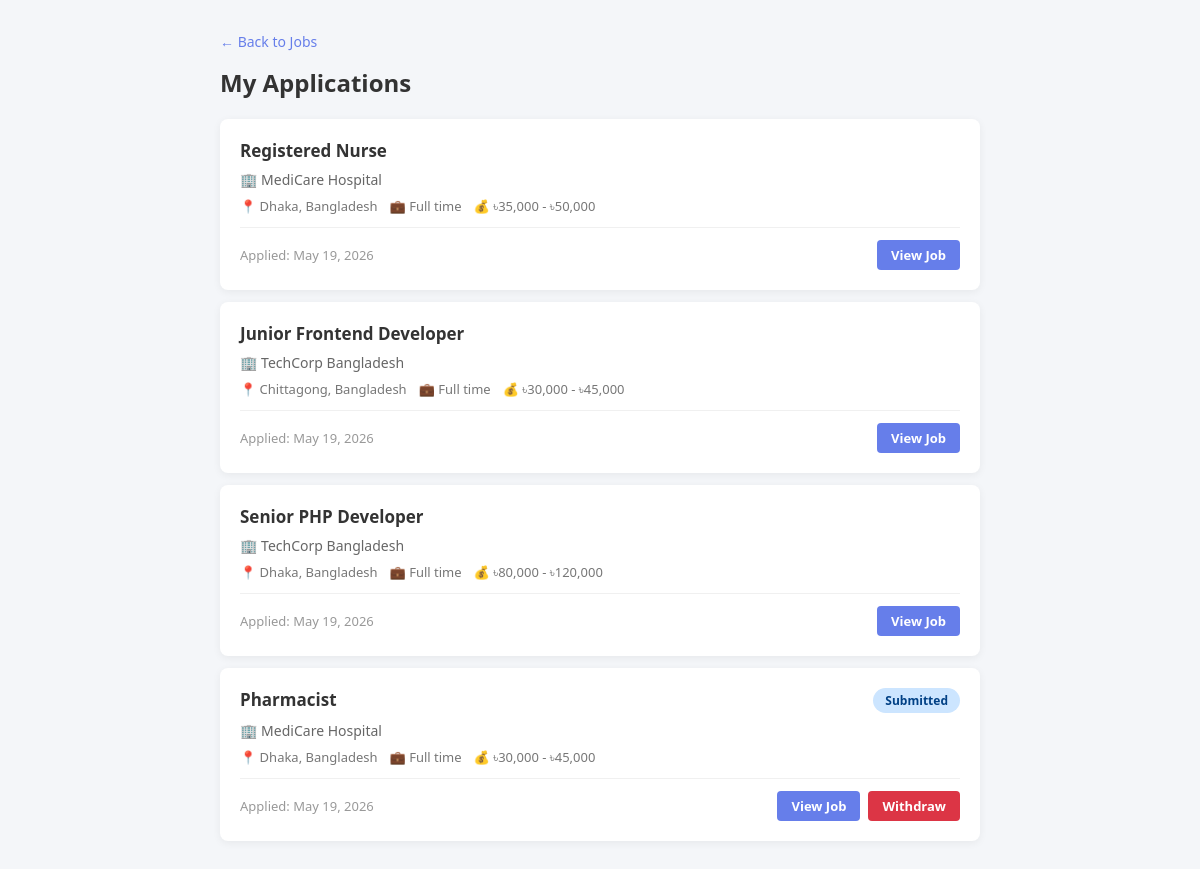
Page /prachi/Controller/my_applications_controller.php (signed in) on the committed database.
### tables this page shows
CREATE TABLE `applications` (
  `id` int(11) NOT NULL,
  `job_id` int(11) NOT NULL,
  `seeker_id` int(11) NOT NULL,
  `recruiter_id` int(11) DEFAULT NULL,
  `cover_letter` text DEFAULT NULL,
  `resume_path` varchar(255) DEFAULT NULL,
  `status` enum('submitted','shortlisted','rejected','hired') DEFAULT 'submitted',
  `applied_at` datetime NOT NULL
);

CREATE TABLE `jobs` (
  `id` int(11) NOT NULL,
  `employer_id` int(11) DEFAULT NULL,
  `recruiter_id` int(11) DEFAULT NULL,
  `category_id` int(11) DEFAULT NULL,
  `title` varchar(255) NOT NULL,
  `description` text DEFAULT NULL,
  `requirements` text DEFAULT NULL,
  `benefits` text DEFAULT NULL,
  `salary_min` decimal(10,2) DEFAULT 0.00,
  `salary_max` decimal(10,2) DEFAULT 0.00,
  `location` varchar(150) DEFAULT NULL,
  `job_type` enum('full-time','part-time','remote','contract') NOT NULL DEFAULT 'full-time',
  `experience_level` enum('entry','mid','senior') NOT NULL DEFAULT 'entry',
  `deadline` date DEFAULT NULL,
  `status` enum('active','closed','draft','removed') DEFAULT 'active',
  `is_featured` tinyint(1) DEFAULT 0,
  `created_at` datetime NOT NULL
);

CREATE TABLE `employer_profiles` (
  `id` int(11) NOT NULL,
  `user_id` int(11) NOT NULL,
  `company_name` varchar(200) DEFAULT NULL,
  `industry` varchar(150) DEFAULT NULL,
  `company_size` varchar(50) DEFAULT NULL,
  `description` text DEFAULT NULL,
  `website` varchar(255) DEFAULT NULL,
  `address` varchar(255) DEFAULT NULL,
  `logo_path` varchar(255) DEFAULT NULL
);

### prachi/Controller/my_applications_controller.php (called while the page is built, shortened)
<?php
require_once("../db.php");
require_once("../Model/job_model.php");
$userId = $_SESSION["user_id"];
$applications = getSeekerApplications($userId);
$viewData = [
    'applications' => $applications,
    'success' => $_SESSION["success"]["withdraw"] ?? null,
    'error' => $_SESSION["error"]["withdraw"] ?? null
];
require_once("../View/my_applications_view.php");

### prachi/Model/job_model.php (called while the page is built, shortened)
<?php
require_once("../db.php");
function formatSalary($min, $max) {
    return "৳" . number_format($min) . " - ৳" . number_format($max);
}
function getSeekerApplications($seekerId) {
    global $conn;
    $seekerId = (int)$seekerId;
    $sql = "SELECT a.*, j.title AS job_title, j.location AS job_location,
                   j.job_type, j.salary_min, j.salary_max,
                   ep.company_name, u.name AS employer_name
            FROM applications a
            JOIN jobs j ON a.job_id = j.id
            LEFT JOIN users u ON j.employer_id = u.id
            LEFT JOIN employer_profiles ep ON u.id = ep.user_id
            WHERE a.seeker_id = $seekerId
            ORDER BY a.applied_at DESC";
    $result = mysqli_query($conn, $sql);
    $applications = [];
    while ($row = mysqli_fetch_assoc($result)) {
        $applications[] = $row;
    }
    return $applications;
}
function getStatusBadge($status) {
    $badges = [
        'submitted' => ['label' => 'Submitted', 'class' => 'badge-submitted'],
        'reviewed' => ['label' => 'Reviewed', 'class' => 'badge-reviewed'],
        'shortlisted' => ['label' => 'Shortlisted', 'class' => 'badge-shortlisted'],
        'interview' => ['label' => 'Interview', 'class' => 'badge-interview'],
        'rejected' => ['label' => 'Rejected', 'class' => 'badge-rejected'],
        'withdrawn' => ['label' => 'Withdrawn', 'class' => 'badge-withdrawn']
    ];
    return $badges[$status] ?? ['label' => ucfirst($status), 'class' => ''];
}

### prachi/View/my_applications_view.php (the view, shortened to what this page needs)
<?php
$applications = $viewData['applications'] ?? [];
?>
<!DOCTYPE html>
<html lang="en">
<head>
    <link rel="stylesheet" href="../View/css/my_applications.css">
</head>
<body>
    <div class="container">
        <a href="../Controller/browse_jobs_controller.php" class="back-link">← Back to Jobs</a>
        <h1>My Applications</h1>
        <?php if (empty($applications)): ?>
            <div class="empty-state">
                <p>📋 No applications yet.</p>
                <a href="../Controller/browse_jobs_controller.php" class="btn btn-primary">Browse Jobs</a>
            </div>
        <?php else: ?>
            <div class="application-list">
                <?php foreach ($applications as $app): ?>
                    <?php $badge = getStatusBadge($app['status']); ?>
                    <div class="application-card">
                        <div class="app-header">
                            <h3>
                                <a href="../Controller/job_details_controller.php?id=<?php echo $app['job_id']; ?>">
                                    <?php echo htmlspecialchars($app['job_title']); ?>
                                </a>
                            </h3>
                            <span class="status-badge <?php echo $badge['class']; ?>">
                                <?php echo $badge['label']; ?>
                            </span>
                        </div>
                        <div class="app-company">
                            🏢 <?php echo htmlspecialchars($app['company_name'] ?? $app['employer_name']); ?>
                        </div>
                        <div class="app-meta">
                            <span>📍 <?php echo htmlspecialchars($app['job_location']); ?></span>
                            <span>💼 <?php echo ucfirst(str_replace('-', ' ', $app['job_type'])); ?></span>
                            <span>💰 <?php echo formatSalary($app['salary_min'], $app['salary_max']); ?></span>
                        </div>
                        <div class="app-footer">
                            <span class="app-date">Applied: <?php echo date('M j, Y', strtotime($app['applied_at'])); ?></span>
                            <div class="app-actions">
                                <a href="../Controller/job_details_controller.php?id=<?php echo $app['job_id']; ?>" class="btn btn-sm">View Job</a>
                                <?php if ($app['status'] === 'submitted'): ?>
                                    <a href="../Controller/withdraw_application_controller.php?job_id=<?php echo $app['job_id']; ?>"
                                       class="btn btn-sm btn-danger"
                                       onclick="return confirm('Withdraw this application?')">Withdraw</a>
                                <?php endif; ?>
                            </div>
                        </div>
                    </div>
                <?php endforeach; ?>
            </div>
        <?php endif; ?>
    </div>
</body>
</html>

### prachi/View/css/my_applications.css (style rules this page uses)
* { margin: 0; padding: 0; box-sizing: border-box; }
body { font-family: 'Segoe UI', Tahoma, Geneva, Verdana, sans-serif; background: #f4f6f9; color: #333; }
.container { max-width: 800px; margin: 30px auto; padding: 0 20px; }
.back-link { display: inline-block; margin-bottom: 15px; color: #667eea; text-decoration: none; font-size: 14px; }
h1 { font-size: 24px; margin-bottom: 20px; }
.application-card { background: white; border-radius: 8px; padding: 20px; margin-bottom: 12px; box-shadow: 0 2px 8px rgba(0,0,0,0.06); }
.app-header { display: flex; justify-content: space-between; align-items: flex-start; margin-bottom: 8px; }
.app-header h3 { font-size: 17px; }
.app-header h3 a { color: #333; text-decoration: none; }
.status-badge { padding: 4px 12px; border-radius: 15px; font-size: 12px; font-weight: 600; white-space: nowrap; }
.badge-submitted { background: #cce5ff; color: #004085; }
.app-company { color: #666; font-size: 14px; margin-bottom: 8px; }
.app-meta { display: flex; flex-wrap: wrap; gap: 12px; font-size: 13px; color: #777; margin-bottom: 12px; }
.app-footer { display: flex; justify-content: space-between; align-items: center; padding-top: 12px; border-top: 1px solid #f0f0f0; }
.app-date { font-size: 13px; color: #999; }
.app-actions { display: flex; gap: 8px; }
.btn { padding: 10px 20px; border: none; border-radius: 6px; font-size: 14px; font-weight: 600; cursor: pointer; text-decoration: none; display: inline-block; }
.btn-sm { padding: 6px 14px; font-size: 13px; background: #667eea; color: white; border-radius: 4px; }
.btn-danger { background: #dc3545; color: white; }

### rows in the picture
applications: job.title "Registered Nurse", employer_profiles.company_name "MediCare Hospital", job.location "Dhaka, Bangladesh", job.job_type "Full time", job.salary_max "৳35,000 - ৳50,000", applied_at "May 19, 2026"
applications: job.title "Junior Frontend Developer", employer_profiles.company_name "TechCorp Bangladesh", job.location "Chittagong, Bangladesh", job.job_type "Full time", job.salary_max "৳30,000 - ৳45,000", applied_at "May 19, 2026"
applications: job.title "Senior PHP Developer", employer_profiles.company_name "TechCorp Bangladesh", job.location "Dhaka, Bangladesh", job.job_type "Full time", job.salary_max "৳80,000 - ৳120,000", applied_at "May 19, 2026"
applications: job.title "Pharmacist", status "Submitted", employer_profiles.company_name "MediCare Hospital", job.location "Dhaka, Bangladesh", job.job_type "Full time", job.salary_max "৳30,000 - ৳45,000", applied_at "May 19, 2026"
